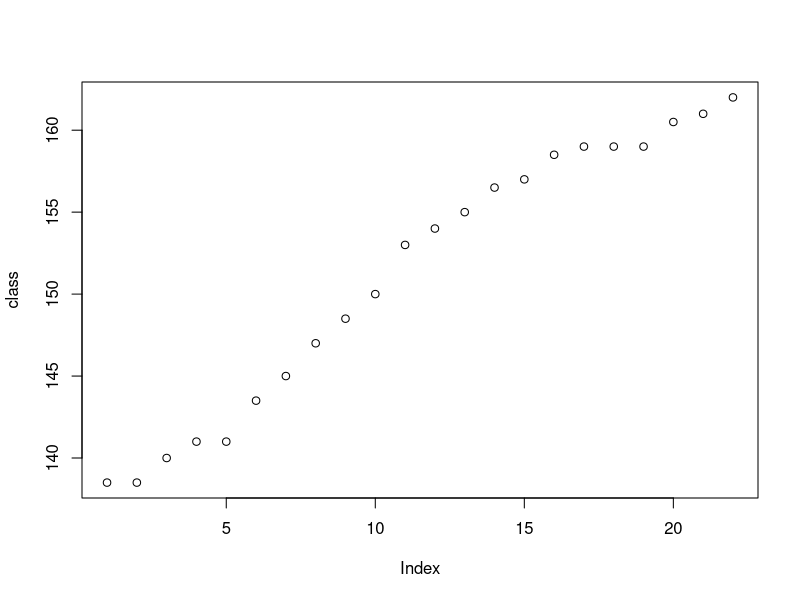
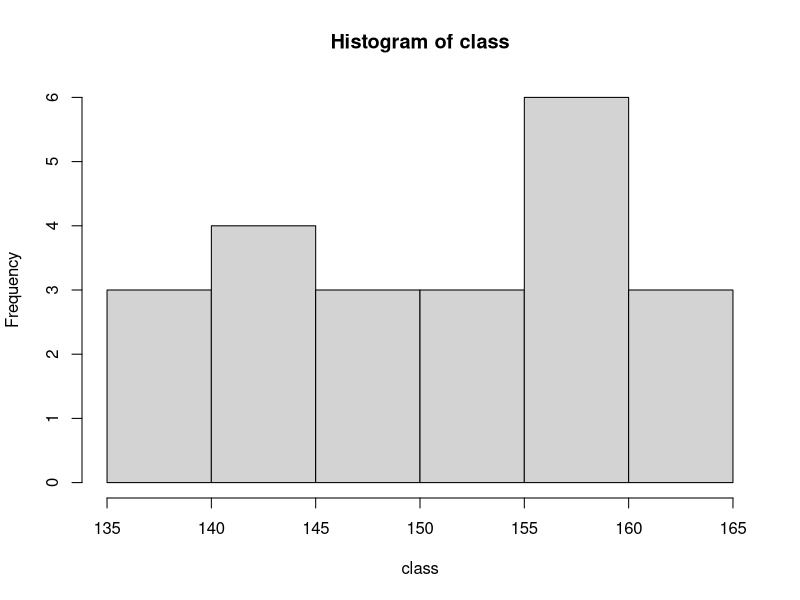
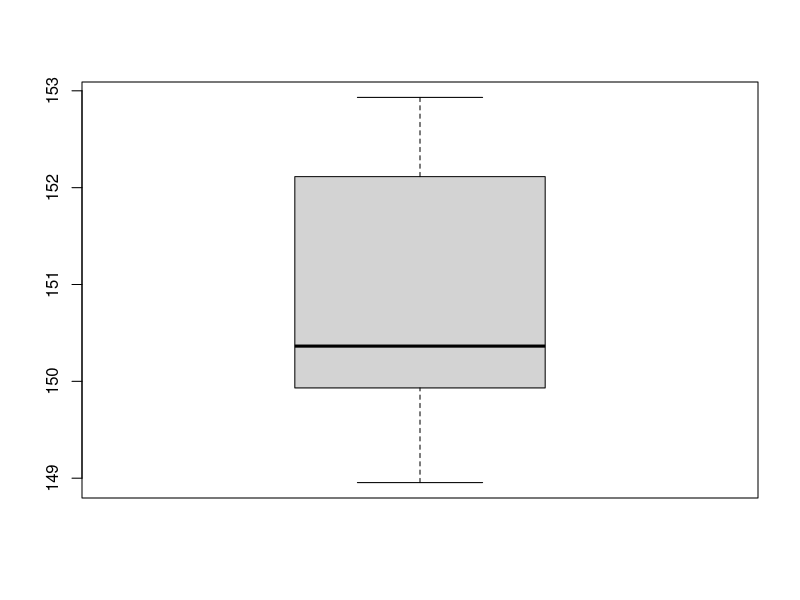
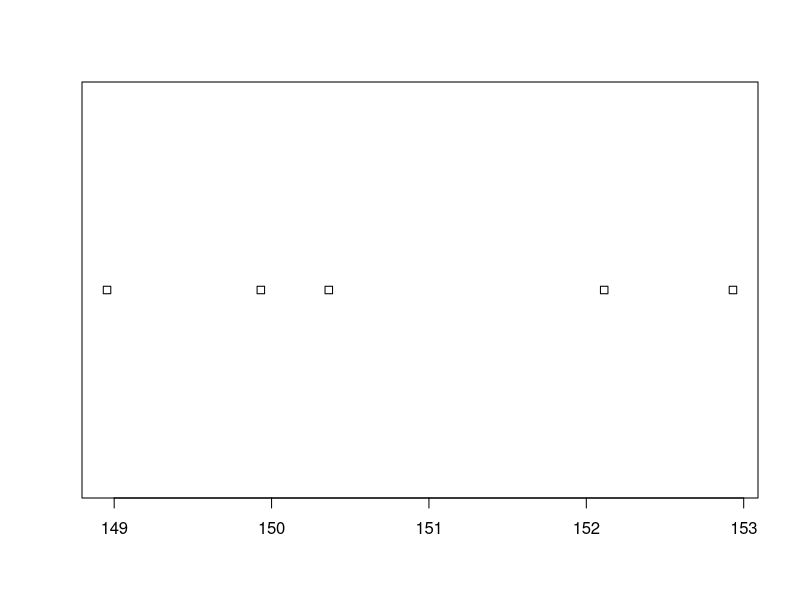

Write the R code that produced these figures, in order. (Note: this script raises an error after producing the figures.)
#Zad 4, lista1
class = c(138.5, 138.5, 140.0, 141.0, 141.0, 143.5, 145.0, 147.0, 148.5, 150.0, 153.0,
154.0, 155.0, 156.5, 157.0, 158.5, 159.0, 159.0, 159.0, 160.5, 161.0, 162)
#a)
plot(class)
hist(class)
#b) Nie wiemy, ale możemy przeprowadzić test na sprawdzenie normalności
shapiro.test(class)
#p value =  p-value = 0.02798 --> małe --> nie pochodzą z rozkładu norm wg H1

#c) 
n <- length(class)
N <- 5 #ile prób bootstrapowych
stat <- numeric(N)
macierz <-   matrix(N, n)
x <- numeric(N*n)

for (i in 1:N) {
  classB = sample (class, n, replace = TRUE)
  stat[i] = mean(classB)
  for (j in 1:n){
    x[j+n*i] = classB[j] #wszystkie spisane wartości classB
  }
}


boxplot(stat)
stripchart(stat)
range(stat) #57.37879 67.21861 --> zakres wariancji w próbach bootstrapowych
var(class) #66.77976 --> wariancja z próby orginalnej
mean(class) #średnia orginalna
mean(stat) #62.3118 -> średnia z wariancji z prób = Estymator
#Możemy powiedzieć, że wariancja z 5 prób bootrapowych mieści się w przedziale^,
#a wariancja z próby=66.77976 i średnia wariancja z prób boot=62,3118

#d) Oszacuj średni wzrost
N <- 100 #ile prób bootstrapowych
stat <- numeric(N)
x <- numeric(N*n)
wzrostsredni <- numeric(N)

for (i in 1:N) {
  classB = sample (class, n, replace = TRUE)
  stat[i] = var(classB)
  wzrostsredni[i] = mean(classB)
  for (j in 1:n){
    x[j+n*i] = classB[j] #wszystkie spisane wartości classB
  }
}

mean(stat) #63.50594 - średnia variancja wzrostu
mean(x) #149.5126 - oszacowany średni wzrost  na podstawie 100 prób bootstap.
mean(class) #151.25 - średni wzrost na podstawie orginalnej próby
mean(wzrostsredni) #!!!! 150.9436 - średni wzrost na podst 100 prób bootstrap (średnia ze średnich)
#e) błąd standardowy = różnica między średnią ze średnich - każda średnia
sqrt(1/(N-1) * sum((wzrostsredni-mean(wzrostsredni))^2))   # 1.884176
sd(wzrostsredni) #to samo co wyżej^ #błęd standardowy powinniśmy jeszcze uśrednić o pierw z rozmiaru

#obciążenia dla estymatora średniej próby:
bias_var_estymatora = mean(var(class))-mean(stat) #3.577089 wariancja z próby-średnia z wariancji z bootstrap
obc_boot = abs(mean(class)-mean(wzrostsredni))
#0.15022727 (albo na odwrót: średnia z estymatorów bootstrap-średnia na podst próby)

#f) 
zad4_f <- function(N){
  stat <- numeric(N)
  x <- numeric(N*n)
  wzrostsredni <- numeric(N)
  
  for (i in 1:N) {
    classB = sample (class, n, replace = TRUE)
    wzrostsredni[i] = mean(classB) }
  return (wzrostsredni)
}
mean(class) # 151.25
wzrostsredni = (zad4_f(100))
mean(wzrostsredni)
abs(mean(class)-mean(wzrostsredni)) 

wzrostsredni = (zad4_f(200))
mean(wzrostsredni)
abs(mean(class)-mean(wzrostsredni)) 

wzrostsredni = (zad4_f(500))
mean(wzrostsredni)
abs(mean(class)-mean(wzrostsredni)) 

wzrostsredni = (zad4_f(1000))
mean(wzrostsredni)
abs(mean(class)-mean(wzrostsredni)) 

wzrostsredni = (zad4_f(10000))
mean(wzrostsredni) #przybliżenie estymatora do wartości z oryginalnej próby
abs(mean(class)-mean(wzrostsredni)) #Poprawa estymacji (zmniejszenie obciążenia)

srednie = cbind(c(mean(wzrost), sd(wzrost), mean(wzrost)-mean()))

abs(mean(class)-mean(wzrostsredni)) #0.1165909  e)Obciążenie Estymatora: średnia z estymatorów bootstrap-średnia na podst próby)

#mean(var(class))-mean(stat) # 3.269922 - wzrost wariancji

#g)
N <- 100 #ile prób bootstrapowych
stat <- numeric(N)
wzrostsredni <- numeric(N)

for (i in 1:N) {
  classB = sample (class, n, replace = TRUE)
  stat[i] = var(classB)
  wzrostsredni[i] = median(classB)
  }
median(var(class))-median(stat) #2.935065 dla 10000, 1.839827 dla 100. Dla wariancji 
abs(median(class)-median(wzrostsredni)) # 0.5 dla 100, 0 dla 1000. Czyli maleje wraz ze wzrostem ilości prób boots.

#Precyzja rośnie wraz z ilością losowań, obciążenie estymatora maleje
